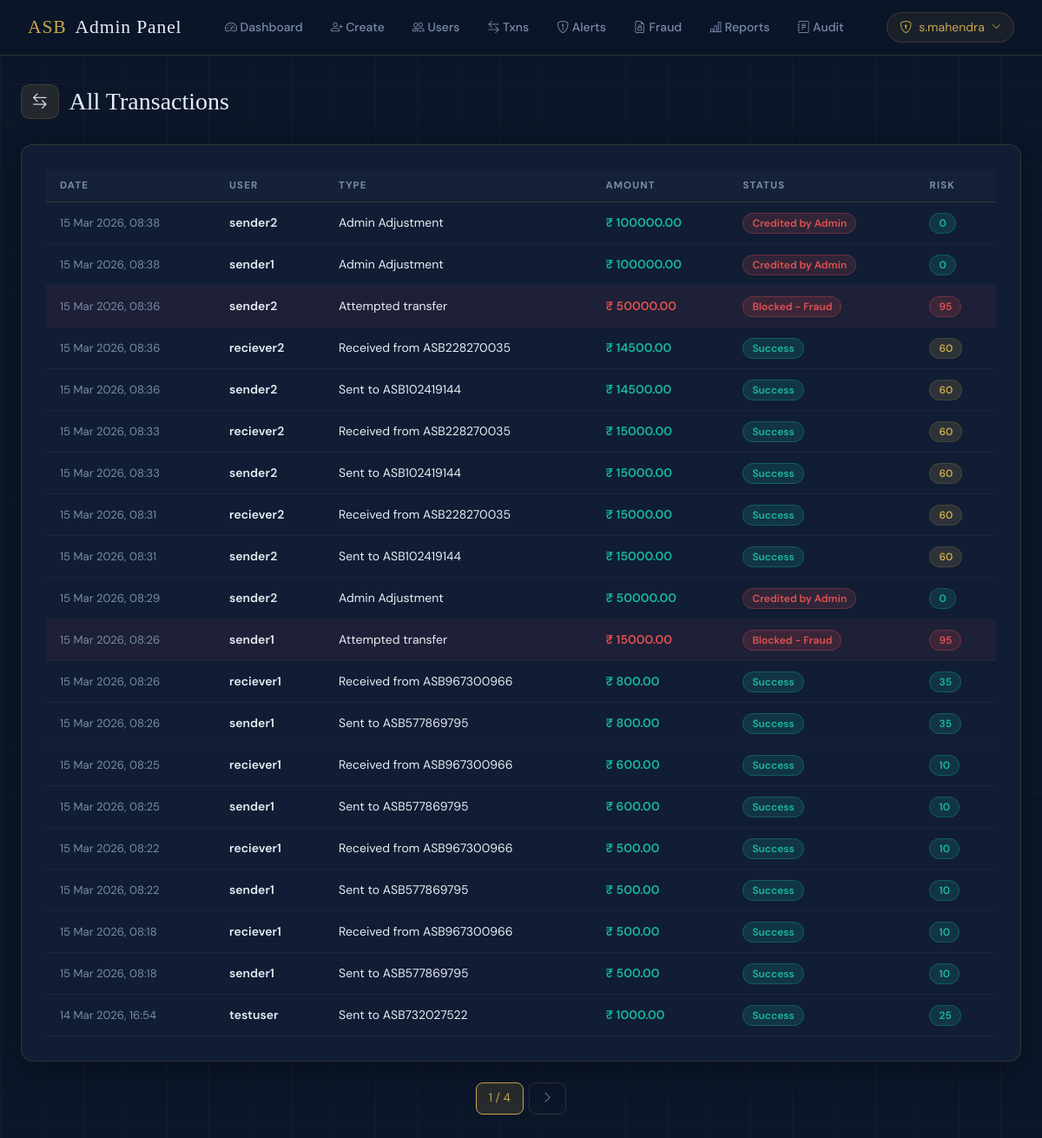
The app's page /control/transactions/ (signed in) with its own data.
### transactions/models.py (models this page shows, shortened)
class Transaction(models.Model):
    STATUS_CHOICES = [
        ('Success', 'Success'),
        ('Blocked - Fraud', 'Blocked - Fraud'),
    ]
    user = models.ForeignKey(User, on_delete=models.CASCADE)
    bill_type = models.CharField(max_length=255)
    amount = models.DecimalField(max_digits=10, decimal_places=2)
    status = models.CharField(max_length=50, choices=STATUS_CHOICES)
    risk_score = models.IntegerField(default=0)
    explanation = models.TextField(blank=True, null=True)
    created_at = models.DateTimeField(auto_now_add=True)

### transactions/views.py (the view)
# urls.py: path('control/transactions/', views.all_transactions, name='all_transactions'),
@login_required
@user_passes_test(lambda u: u.is_staff)
def all_transactions(request):
    qs    = Transaction.objects.all().order_by('-created_at')
    page  = Paginator(qs, 20).get_page(request.GET.get('page'))
    return render(request, 'admin/all_transactions.html', {'transactions': page})

### templates/admin/all_transactions.html (shortened to what this page needs)
{% extends "base.html" %}
{% block content %}
<div class="page-title fade-up"><span class="icon-pill"><i class="bi bi-arrow-left-right"></i></span>All Transactions</div>
<div class="asb-card fade-up" style="overflow-x:auto;">
  <table class="asb-table">
    <thead><tr><th>Date</th><th>User</th><th>Type</th><th>Amount</th><th>Status</th><th>Risk</th></tr></thead>
    <tbody>
      {% for t in transactions %}
      <tr {% if t.status == 'Blocked - Fraud' %}class="fraud-row"{% endif %}>
        <td style="color:var(--muted);font-size:0.82rem;">{{ t.created_at|date:"d M Y, H:i" }}</td>
        <td style="font-weight:600;">{{ t.user.username }}</td>
        <td>{{ t.bill_type }}</td>
        <td style="font-weight:600;{% if t.status == 'Blocked - Fraud' %}color:var(--red);{% else %}color:var(--teal);{% endif %}">₹ {{ t.amount }}</td>
        <td>
          {% if t.status == 'Success' %}<span class="badge-success">Success</span>
          {% else %}<span class="badge-danger">{{ t.status }}</span>{% endif %}
        </td>
        <td>
          {% if t.risk_score >= 75 %}<span class="badge-danger">{{ t.risk_score }}</span>
          {% elif t.risk_score >= 40 %}<span class="badge-gold">{{ t.risk_score }}</span>
          {% else %}<span class="badge-success">{{ t.risk_score }}</span>{% endif %}
        </td>
      </tr>
      {% endfor %}
    </tbody>
  </table>
</div>
<div class="asb-page">
  <span class="current">{{ transactions.number }} / {{ transactions.paginator.num_pages }}</span>
  {% if transactions.has_next %}<a href="?page={{ transactions.next_page_number }}"><i class="bi bi-chevron-right"></i></a>{% endif %}
</div>
{% endblock %}

### templates/admin/navbar.html (shortened to what this page needs)
<nav class="asb-nav">
  <a href="{% url 'admin_dashboard' %}" class="brand">ASB <span>Admin Panel</span></a>
  <div class="nav-links" id="adminNavLinks">
    <a href="{% url 'admin_dashboard' %}"><i class="bi bi-speedometer2"></i> Dashboard</a>
    <a href="{% url 'create_user' %}"><i class="bi bi-person-plus"></i> Create</a>
    <a href="{% url 'manage_users' %}"><i class="bi bi-people"></i> Users</a>
    <a href="{% url 'all_transactions' %}"><i class="bi bi-arrow-left-right"></i> Txns</a>
    <a href="{% url 'fraud_alerts' %}"><i class="bi bi-shield-exclamation"></i> Alerts</a>
    <a href="{% url 'fraud_history' %}"><i class="bi bi-file-earmark-lock"></i> Fraud</a>
    <a href="{% url 'reports' %}"><i class="bi bi-bar-chart-line"></i> Reports</a>
    <a href="{% url 'audit_log' %}"><i class="bi bi-journal-text"></i> Audit</a>
  </div>
  <div class="nav-right">
    <div class="nav-user" onclick="toggleNavDrop(this)" tabindex="0">
      <i class="bi bi-shield-lock"></i> {{ request.user.username }}
      <i class="bi bi-chevron-down" style="font-size:.7rem;transition:transform .2s;"></i>
    </div>
  </div>
</nav>

### templates/base.html (style rules this page uses)
:root { --navy: #0B1629; --navy2: #111E35; --navy3: #172540; --gold: #C9A84C; --gold2: #E8C46A; --teal: #19B8A0; --red: #E05252; --text: #E8EDF5; --muted: #7A8BAA; --border: rgba(201,168,76,0.18); --card: rgba(17,30,53,0.95); --radius: 14px; --shadow: 0 8px 32px rgba(0,0,0,0.35); }
*, *::before, *::after { box-sizing: border-box; margin: 0; padding: 0; }
html, body { font-family: 'DM Sans', sans-serif; background: var(--navy); color: var(--text); min-height: 100vh; }
body::before { content: ''; position: fixed; inset: 0; z-index: 0; pointer-events: none; background-image: linear-gradient(rgba(201,168,76,0.04) 1px, transparent 1px), linear-gradient(90deg, rgba(201,168,76,0.04) 1px, transparent 1px); background-size: 48px 48px; }
body > * { position: relative; z-index: 1; }
.asb-nav { background: rgba(11,22,41,0.97); border-bottom: 1px solid var(--border); backdrop-filter: blur(12px); padding: 0 2rem; height: 64px; display: flex; align-items: center; justify-content: space-between; position: sticky; top: 0; z-index: 1000; }
.asb-nav .brand { font-family: 'Playfair Display', serif; font-size: 1.35rem; color: var(--gold); text-decoration: none; letter-spacing: 0.04em; display: flex; align-items: center; gap: 10px; }
.asb-nav .brand span { color: var(--text); }
.nav-links { display: flex; align-items: center; gap: 4px; }
.nav-links a { color: var(--muted); text-decoration: none; font-size: 0.875rem; font-weight: 500; padding: 6px 14px; border-radius: 8px; transition: all 0.2s; }
.nav-right { display: flex; align-items: center; gap: 12px; }
.nav-user { display: flex; align-items: center; gap: 8px; background: rgba(201,168,76,0.08); border: 1px solid var(--border); padding: 6px 14px; border-radius: 30px; font-size: 0.875rem; color: var(--gold); cursor: pointer; position: relative; user-select: none; }
.page-title { font-family: 'Playfair Display', serif; font-size: 1.75rem; color: var(--text); margin-bottom: 28px; display: flex; align-items: center; gap: 12px; }
.page-title .icon-pill { background: rgba(201,168,76,0.12); border: 1px solid var(--border); border-radius: 10px; padding: 6px 12px; font-size: 1.1rem; }
.asb-card { background: var(--card); border: 1px solid var(--border); border-radius: var(--radius); box-shadow: var(--shadow); padding: 28px; transition: transform 0.2s, box-shadow 0.2s; }
.asb-table { width: 100%; border-collapse: collapse; }
.asb-table th { font-size: 0.72rem; font-weight: 700; text-transform: uppercase; letter-spacing: 0.1em; color: var(--muted); padding: 10px 16px; border-bottom: 1px solid var(--border); background: rgba(255,255,255,0.02); }
.asb-table td { padding: 13px 16px; font-size: 0.875rem; border-bottom: 1px solid rgba(255,255,255,0.04); color: var(--text); }
.asb-table tr.fraud-row td { background: rgba(224,82,82,0.06); }
.badge-success { background: rgba(25,184,160,0.15); color: var(--teal); border: 1px solid rgba(25,184,160,0.3); padding: 3px 10px; border-radius: 20px; font-size: 0.75rem; font-weight: 600; }
.badge-danger { background: rgba(224,82,82,0.15); color: var(--red); border: 1px solid rgba(224,82,82,0.3); padding: 3px 10px; border-radius: 20px; font-size: 0.75rem; font-weight: 600; }
.badge-gold { background: rgba(201,168,76,0.15); color: var(--gold); border: 1px solid var(--border); padding: 3px 10px; border-radius: 20px; font-size: 0.75rem; font-weight: 600; }
.asb-page { display: flex; gap: 6px; justify-content: center; margin-top: 24px; }
.asb-page a, .asb-page span { padding: 7px 14px; border-radius: 8px; font-size: 0.85rem; border: 1px solid var(--border); color: var(--muted); text-decoration: none; transition: all 0.2s; }
.asb-page span.current { background: rgba(201,168,76,0.15); color: var(--gold); border-color: var(--gold); }
.fade-up { animation: fadeUp 0.4s ease both; }

### records on screen
Transaction: created_at "15 Mar 2026, 08:38", user.username "sender2", bill_type "Admin Adjustment", amount "100000.00", status "Credited by Admin", risk_score "0"
Transaction: created_at "15 Mar 2026, 08:38", user.username "sender1", bill_type "Admin Adjustment", amount "100000.00", status "Credited by Admin", risk_score "0"
Transaction: created_at "15 Mar 2026, 08:36", user.username "sender2", bill_type "Attempted transfer", amount "50000.00", status "Blocked - Fraud", risk_score "95"
Transaction: created_at "15 Mar 2026, 08:36", user.username "reciever2", bill_type "Received from ASB228270035", amount "14500.00", status "Success", risk_score "60"
Transaction: created_at "15 Mar 2026, 08:36", user.username "sender2", bill_type "Sent to ASB102419144", amount "14500.00", status "Success", risk_score "60"
Transaction: created_at "15 Mar 2026, 08:33", user.username "reciever2", bill_type "Received from ASB228270035", amount "15000.00", status "Success", risk_score "60"
Transaction: created_at "15 Mar 2026, 08:33", user.username "sender2", bill_type "Sent to ASB102419144", amount "15000.00", status "Success", risk_score "60"
Transaction: created_at "15 Mar 2026, 08:31", user.username "reciever2", bill_type "Received from ASB228270035", amount "15000.00", status "Success", risk_score "60"
Transaction: created_at "15 Mar 2026, 08:31", user.username "sender2", bill_type "Sent to ASB102419144", amount "15000.00", status "Success", risk_score "60"
Transaction: created_at "15 Mar 2026, 08:29", user.username "sender2", bill_type "Admin Adjustment", amount "50000.00", status "Credited by Admin", risk_score "0"
Transaction: created_at "15 Mar 2026, 08:26", user.username "sender1", bill_type "Attempted transfer", amount "15000.00", status "Blocked - Fraud", risk_score "95"
Transaction: created_at "15 Mar 2026, 08:26", user.username "reciever1", bill_type "Received from ASB967300966", amount "800.00", status "Success", risk_score "35"
Transaction: created_at "15 Mar 2026, 08:26", user.username "sender1", bill_type "Sent to ASB577869795", amount "800.00", status "Success", risk_score "35"
Transaction: created_at "15 Mar 2026, 08:25", user.username "reciever1", bill_type "Received from ASB967300966", amount "600.00", status "Success", risk_score "10"
Transaction: created_at "15 Mar 2026, 08:25", user.username "sender1", bill_type "Sent to ASB577869795", amount "600.00", status "Success", risk_score "10"
Transaction: created_at "15 Mar 2026, 08:22", user.username "reciever1", bill_type "Received from ASB967300966", amount "500.00", status "Success", risk_score "10"
Transaction: created_at "15 Mar 2026, 08:22", user.username "sender1", bill_type "Sent to ASB577869795", amount "500.00", status "Success", risk_score "10"
Transaction: created_at "15 Mar 2026, 08:18", user.username "reciever1", bill_type "Received from ASB967300966", amount "500.00", status "Success", risk_score "10"
Transaction: created_at "15 Mar 2026, 08:18", user.username "sender1", bill_type "Sent to ASB577869795", amount "500.00", status "Success", risk_score "10"
Transaction: created_at "14 Mar 2026, 16:54", user.username "testuser", bill_type "Sent to ASB732027522", amount "1000.00", status "Success", risk_score "25"

### other values on screen
{{ request.user.username }} "s.mahendra"
{{ transactions.number }} "1"
{{ transactions.paginator.num_pages }} "4"
